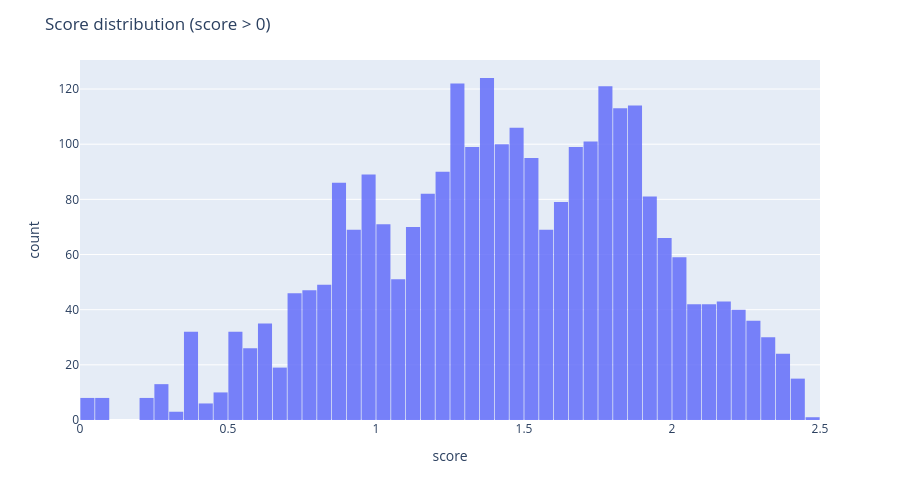

The code cell stored with this chart in its notebook:
### Markdown cell above
## Score Distribution Histogram

### Code cell
summary_plot = summary[summary["score"] > 0].copy()

fig = px.histogram(
    summary_plot,
    x="score",
    nbins=50,
    labels={"score": "score"},
    opacity=0.85,
)

fig.update_layout(
    width=900,
    height=500,
    title="Score distribution (score > 0)",
    bargap=0.05
)

fig.show()

### Figure 1 — Plotly figure (JSON) as saved in the notebook; plotly's stock layout.template omitted (floating-point values rounded to 4 significant figures; data arrays with more than 128 entries replaced by an {"elided": "..."} marker saying what was removed)
{"data": [{"bingroup": "x", "hovertemplate": "score=%{x}<br>count=%{y}<extra></extra>", "legendgroup": "", "marker": {"color": "#636efa", "opacity": 0.85, "pattern": {"shape": ""}}, "name": "", "nbinsx": 50, "orientation": "v", "showlegend": false, "type": "histogram", "x": {"elided": "2771 float values"}, "xaxis": "x", "yaxis": "y"}], "layout": {"bargap": 0.05, "barmode": "relative", "height": 500, "legend": {"tracegroupgap": 0}, "margin": {"t": 60}, "title": {"text": "Score distribution (score > 0)"}, "width": 900, "xaxis": {"anchor": "y", "domain": [0, 1], "title": {"text": "score"}}, "yaxis": {"anchor": "x", "domain": [0, 1], "title": {"text": "count"}}}}
